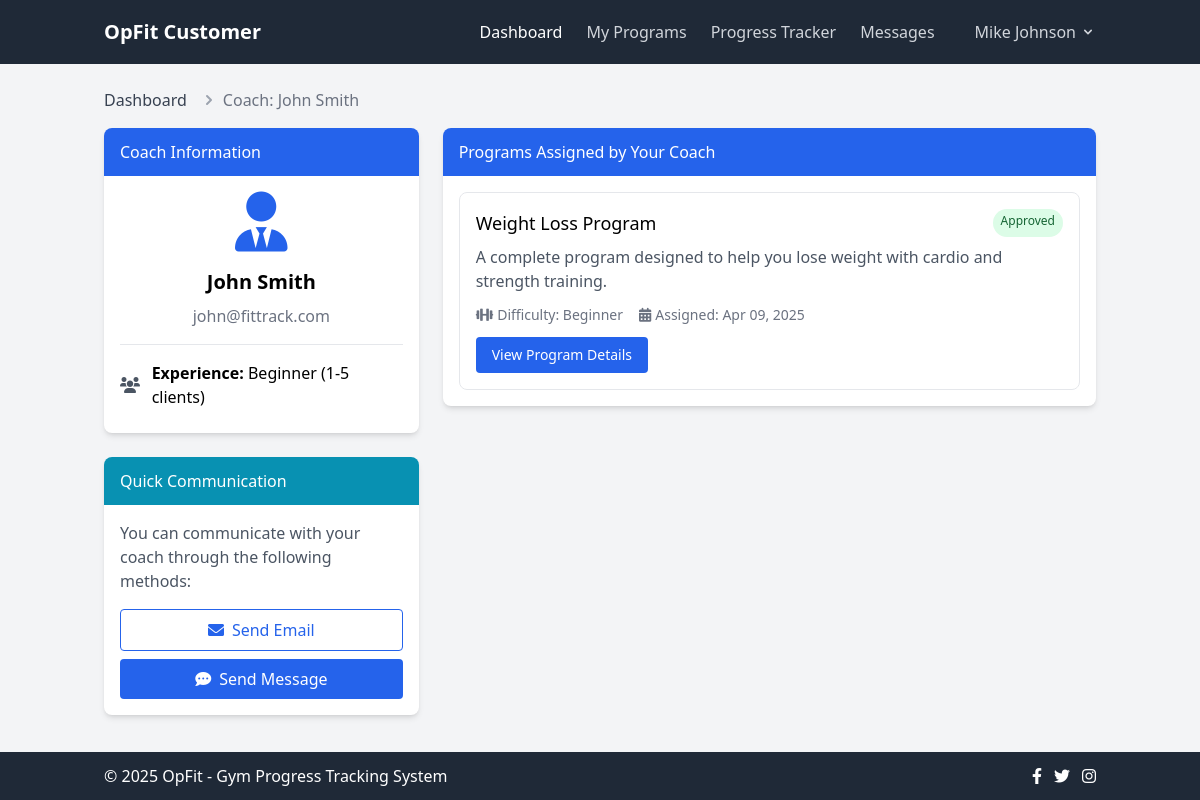
The app's page /customer/coach_details.php?id=2 (signed in) with its own data.
### tables this page shows
CREATE TABLE IF NOT EXISTS users (
    id INT AUTO_INCREMENT PRIMARY KEY,
    name VARCHAR(100) NOT NULL,
    email VARCHAR(100) NOT NULL UNIQUE,
    password VARCHAR(255) NOT NULL,
    user_type ENUM('customer', 'coach', 'admin') NOT NULL,
    created_at TIMESTAMP DEFAULT CURRENT_TIMESTAMP,
    updated_at TIMESTAMP DEFAULT CURRENT_TIMESTAMP ON UPDATE CURRENT_TIMESTAMP
);

CREATE TABLE IF NOT EXISTS customer_programs (
    id INT AUTO_INCREMENT PRIMARY KEY,
    customer_id INT NOT NULL,
    program_id INT NOT NULL,
    status ENUM('pending', 'approved', 'rejected', 'completed') DEFAULT 'pending',
    created_at TIMESTAMP DEFAULT CURRENT_TIMESTAMP,
    updated_at TIMESTAMP DEFAULT CURRENT_TIMESTAMP ON UPDATE CURRENT_TIMESTAMP,
    FOREIGN KEY (customer_id) REFERENCES users(id) ON DELETE CASCADE,
    FOREIGN KEY (program_id) REFERENCES programs(id) ON DELETE CASCADE
);

CREATE TABLE IF NOT EXISTS programs (
    id INT AUTO_INCREMENT PRIMARY KEY,
    name VARCHAR(100) NOT NULL,
    description TEXT,
    difficulty ENUM('beginner', 'intermediate', 'advanced') NOT NULL,
    duration INT NOT NULL COMMENT 'Duration in weeks',
    created_at TIMESTAMP DEFAULT CURRENT_TIMESTAMP,
    updated_at TIMESTAMP DEFAULT CURRENT_TIMESTAMP ON UPDATE CURRENT_TIMESTAMP
);

### includes/functions.php (called while the page is built, shortened)
<?php
function count_unread_messages($user_id) {
    global $conn;
    $user_id = (int)$user_id;
    $query = "SELECT COUNT(*) as unread_count
              FROM chat_messages
              WHERE receiver_id = $user_id AND is_read = 0";
    $result = mysqli_query($conn, $query);
    $row = mysqli_fetch_assoc($result);
    return (int)$row['unread_count'];
}
?>

### customer/coach_details.php (the view, shortened to what this page needs)
<?php
include_once '../includes/db_connect.php';
include_once '../includes/functions.php';
$user_id = $_SESSION['user_id'];
$user_name = $_SESSION['user_name'];
$coach_id = (int)$_GET['id'];
$coach_query = "SELECT * FROM users WHERE id = $coach_id AND user_type = 'coach'";
$coach_result = mysqli_query($conn, $coach_query);
$coach = mysqli_fetch_assoc($coach_result);
$assigned_programs_query = "SELECT cp.*, p.name, p.description, p.difficulty
                          FROM customer_programs cp
                          JOIN programs p ON cp.program_id = p.id
                          WHERE cp.customer_id = $user_id
                          AND EXISTS (
                              SELECT 1 FROM coach_customer
                              WHERE coach_id = $coach_id
                              AND customer_id = $user_id
                          )
                          ORDER BY cp.created_at DESC";
$assigned_programs_result = mysqli_query($conn, $assigned_programs_query);
$assigned_programs = [];
while ($row = mysqli_fetch_assoc($assigned_programs_result)) {
    $assigned_programs[] = $row;
}
$other_customers_query = "SELECT COUNT(*) as count FROM coach_customer WHERE coach_id = $coach_id";
$other_customers_result = mysqli_query($conn, $other_customers_query);
$other_customers_count = mysqli_fetch_assoc($other_customers_result)['count'];
?>
<!DOCTYPE html>
<html lang="en">
<head>
    <link rel="stylesheet" href="../css/style.css">
    <script src="https://cdn.tailwindcss.com"></script>
    <link rel="stylesheet" href="https://cdnjs.cloudflare.com/ajax/libs/font-awesome/6.0.0-beta3/css/all.min.css">
</head>
<body class="bg-gray-100">
    <nav class="bg-gray-800 text-white">
        <div class="container mx-auto px-4 py-3">
            <div class="flex flex-wrap justify-between items-center">
                <a class="text-xl font-bold" href="dashboard.php">OpFit Customer</a>
                <div class="hidden md:flex flex-col md:flex-row w-full md:w-auto mt-4 md:mt-0 items-center" id="navbarMenu">
                    <ul class="flex flex-col md:flex-row md:mr-6 space-y-2 md:space-y-0 md:space-x-6">
                        <li>
                            <a class="text-white font-medium block py-2" href="dashboard.php">Dashboard</a>
                        </li>
                        <li>
                            <a class="text-gray-300 hover:text-white block py-2" href="programs.php">My Programs</a>
                        </li>
                        <li>
                            <a class="text-gray-300 hover:text-white block py-2" href="progress.php">Progress Tracker</a>
                        </li>
                        <li>
                            <a class="text-gray-300 hover:text-white block py-2 flex items-center" href="messages.php">
                                Messages
                            </a>
                        </li>
                    </ul>
                    <div class="relative mt-4 md:mt-0 md:ml-4" id="userDropdownContainer">
                        <button id="userDropdown" class="flex items-center text-gray-300 hover:text-white py-2">
                            <?php echo $user_name; ?>
                            <svg class="ml-1 h-4 w-4" xmlns="http://www.w3.org/2000/svg" viewBox="0 0 20 20" fill="currentColor">
                                <path fill-rule="evenodd" d="M5.293 7.293a1 1 0 011.414 0L10 10.586l3.293-3.293a1 1 0 111.414 1.414l-4 4a1 1 0 01-1.414 0l-4-4a1 1 0 010-1.414z" clip-rule="evenodd" />
                            </svg>
                        </button>
                    </div>
                </div>
            </div>
        </div>
    </nav>
    <div class="container mx-auto px-4 py-6">
        <div class="mb-4">
            <nav class="flex" aria-label="Breadcrumb">
                <ol class="inline-flex items-center space-x-1 md:space-x-3">
                    <li class="inline-flex items-center">
                        <a href="dashboard.php" class="text-gray-700 hover:text-blue-600">
                            <span>Dashboard</span>
                        </a>
                    </li>
                    <li>
                        <div class="flex items-center">
                            <svg class="w-5 h-5 text-gray-400" fill="currentColor" viewBox="0 0 20 20">
                                <path fill-rule="evenodd" d="M7.293 14.707a1 1 0 010-1.414L10.586 10 7.293 6.707a1 1 0 011.414-1.414l4 4a1 1 0 010 1.414l-4 4a1 1 0 01-1.414 0z" clip-rule="evenodd"></path>
                            </svg>
                            <span class="ml-1 text-gray-500">Coach: <?php echo $coach['name']; ?></span>
                        </div>
                    </li>
                </ol>
            </nav>
        </div>
        <div class="grid grid-cols-1 md:grid-cols-3 gap-6 mb-6">
            <div class="md:col-span-1">
                <div class="bg-white rounded-lg shadow-md overflow-hidden mb-6">
                    <div class="bg-blue-600 text-white px-4 py-3">
                        <h5 class="font-medium">Coach Information</h5>
                    </div>
                    <div class="p-4">
                        <div class="text-center mb-4">
                            <i class="fas fa-user-tie text-6xl text-blue-600"></i>
                        </div>
                        <h3 class="text-xl font-semibold text-center mb-2"><?php echo $coach['name']; ?></h3>
                        <p class="text-center text-gray-500 mb-4"><?php echo $coach['email']; ?></p>
                        <hr class="my-4">
                        <div>
                            <p class="flex items-center mb-2">
                                <i class="fas fa-users text-gray-600 mr-2 w-6"></i>
                                <span><strong>Experience:</strong>
                                    <?php
                                    if ($other_customers_count > 10) echo "Expert (10+ clients)";
                                    else if ($other_customers_count > 5) echo "Intermediate (6-10 clients)";
                                    else echo "Beginner (1-5 clients)";
                                    ?>
                                </span>
                            </p>
                        </div>
                    </div>
                </div>
                <div class="bg-white rounded-lg shadow-md overflow-hidden">
                    <div class="bg-cyan-600 text-white px-4 py-3">
                        <h5 class="font-medium">Quick Communication</h5>
                    </div>
                    <div class="p-4">
                        <p class="text-gray-600 mb-4">You can communicate with your coach through the following methods:</p>
                        <div class="space-y-2">
                            <a href="mailto:<?php echo $coach['email']; ?>" class="flex items-center justify-center w-full border border-blue-600 text-blue-600 hover:bg-blue-50 px-4 py-2 rounded transition-colors">
                                <i class="fas fa-envelope mr-2"></i>Send Email
                            </a>
                            <a href="messages.php" class="flex items-center justify-center w-full bg-blue-600 hover:bg-blue-700 text-white px-4 py-2 rounded transition-colors">
                                <i class="fas fa-comment-dots mr-2"></i>Send Message
                            </a>
                        </div>
                    </div>
                </div>
            </div>
            <div class="md:col-span-2">
                <div class="bg-white rounded-lg shadow-md overflow-hidden">
                    <div class="bg-blue-600 text-white px-4 py-3">
                        <h5 class="font-medium">Programs Assigned by Your Coach</h5>
                    </div>
                    <div class="p-4">
                        <?php if (count($assigned_programs) > 0): ?>
                            <div class="space-y-4">
                                <?php foreach ($assigned_programs as $program): ?>
                                    <div class="border border-gray-200 rounded-lg p-4 hover:bg-gray-50 transition-colors">
                                        <div class="flex flex-wrap justify-between mb-2">
                                            <h5 class="text-lg font-medium"><?php echo $program['name']; ?></h5>
                                            <span class="inline-block px-2 py-1 text-xs font-medium rounded-full
                                                <?php
                                                if ($program['status'] == 'approved') echo 'bg-green-100 text-green-800';
                                                else if ($program['status'] == 'pending') echo 'bg-yellow-100 text-yellow-800';
                                                else if ($program['status'] == 'completed') echo 'bg-blue-100 text-blue-800';
                                                else echo 'bg-red-100 text-red-800';
                                                ?>">
                                                <?php echo ucfirst($program['status']); ?>
                                            </span>
                                        </div>
                                        <p class="text-gray-600 mb-3"><?php echo $program['description']; ?></p>
                                        <div class="flex flex-wrap items-center text-sm text-gray-500 mb-3">
                                            <span class="flex items-center mr-4">
                                                <i class="fas fa-dumbbell mr-1"></i>Difficulty: <?php echo ucfirst($program['difficulty']); ?>
                                            </span>
                                            <span class="flex items-center">
                                                <i class="fas fa-calendar-alt mr-1"></i>Assigned: <?php echo date('M d, Y', strtotime($program['created_at'])); ?>
                                            </span>
                                        </div>
                                        <div>
                                            <a href="program_progress.php?id=<?php echo $program['program_id']; ?>"
                                               class="inline-block bg-blue-600 hover:bg-blue-700 text-white px-4 py-2 rounded text-sm">
                                                View Program Details
                                            </a>
                                        </div>
                                    </div>
                                <?php endforeach; ?>
                            </div>
                        <?php endif; ?>
                    </div>
                </div>
            </div>
        </div>
    </div>
    <?php include_once '../includes/footer.php'; ?>
</body>
</html>

### records on screen
users: name "John Smith", email "john@fittrack.com"
customer_programs: program.name "Weight Loss Program", status "Approved", program.description "A complete program designed to help you lose weight with cardio and strength training.", program.difficulty "Beginner", created_at "Apr 09, 2025"

### other values on screen
$user_name "Mike Johnson"
